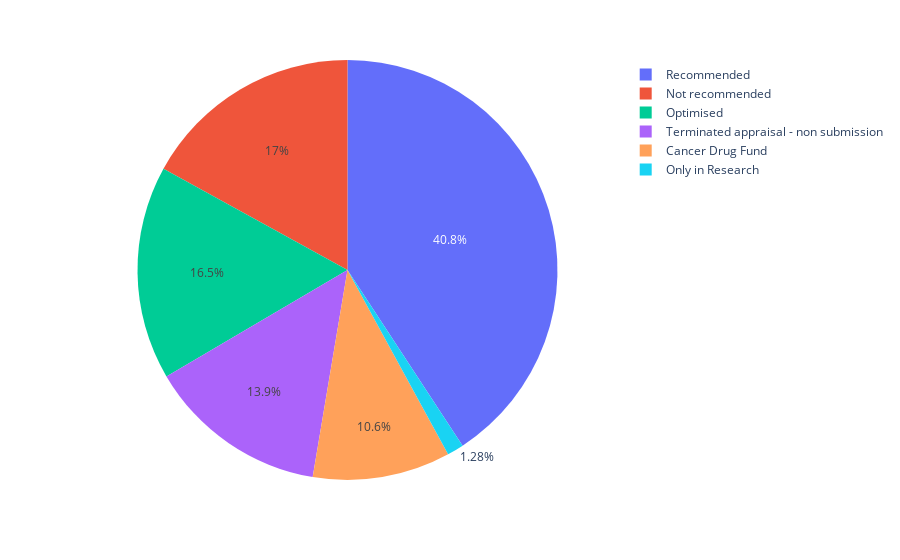

Notebook cell for this chart:
### Markdown cell above
### According to website reduce to 5 categories 'Recommended', 'Not recommended', 'Optimised', 'Only in research', 'Terminated appraisal'

### Code cell
# Replace Not Recommended by Not recommended
mask = data_costif_pharm['Categorisation (for specific recommendation)'] == 'Not Recommended'
data_costif_pharm.loc[mask, 'Categorisation (for specific recommendation)'] = 'Not recommended'

# Replace Terminated Appraisal - non submission by Terminated appraisal - non submission
mask = data_costif_pharm['Categorisation (for specific recommendation)'] == 'Terminated Appraisal - non submission'
data_costif_pharm.loc[mask, 'Categorisation (for specific recommendation)'] = 'Terminated appraisal - non submission'

# Replace Recommended (CDF) by Recommended
mask = data_costif_pharm['Categorisation (for specific recommendation)'] == 'Recommended (CDF)'
data_costif_pharm.loc[mask, 'Categorisation (for specific recommendation)'] = 'Cancer Drug Fund'

# Replace Optimised (CDF) by Optimised
mask = data_costif_pharm['Categorisation (for specific recommendation)'] == 'Optimised (CDF)'
data_costif_pharm.loc[mask, 'Categorisation (for specific recommendation)'] = 'Cancer Drug Fund'

# Create container
container = pd.DataFrame(columns=['Number', 'Categorisation'])

# Count number of occurences for each categorisation type
cats = data_costif_pharm['Categorisation (for specific recommendation)'].unique()
for cat in cats:
    mask = data_costif_pharm['Categorisation (for specific recommendation)'] == cat
    number = len(data_costif_pharm[mask])
    container = pd.concat([container, pd.DataFrame({'Number': [number], 'Categorisation': [cat]})])

fig = px.pie(
    container, values='Number', names='Categorisation')

fig.show()

### Figure 1 — Plotly figure (JSON) as saved in the notebook; plotly's stock layout.template omitted (floating-point values rounded to 4 significant figures)
{"data": [{"domain": {"x": [0, 1], "y": [0, 1]}, "hovertemplate": "Categorisation=%{label}<br>Number=%{value}<extra></extra>", "labels": ["Recommended", "Not recommended", "Optimised", "Only in Research", "Terminated appraisal - non submission", "Cancer Drug Fund"], "legendgroup": "", "name": "", "showlegend": true, "type": "pie", "values": [223, 93, 90, 7, 76, 58]}], "layout": {"legend": {"tracegroupgap": 0}, "margin": {"t": 60}}}
